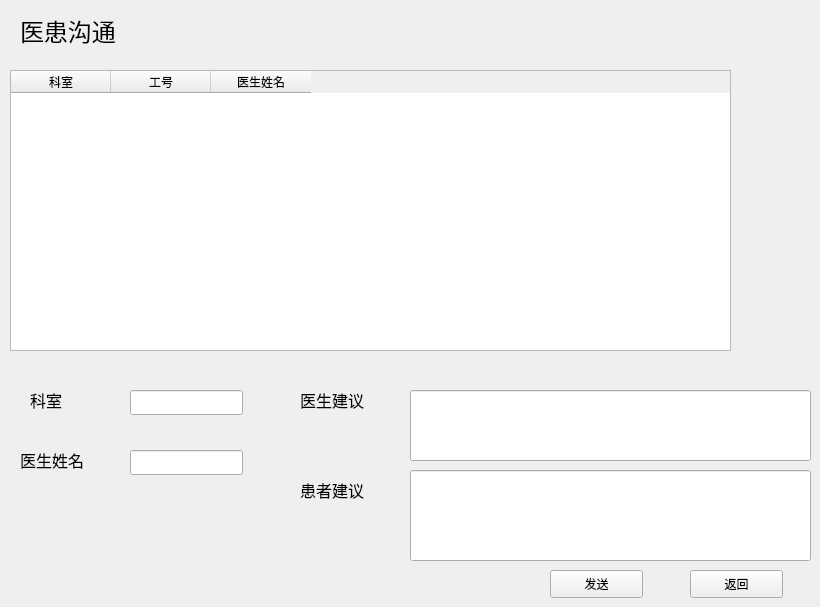
        <widget class="QWidget" name="page_com">
         <widget class="QLabel" name="label_com">
          <property name="geometry">
           <rect>
            <x>20</x>
            <y>10</y>
            <width>131</width>
            <height>41</height>
           </rect>
          </property>
          <property name="text">
           <string>&lt;html&gt;&lt;head/&gt;&lt;body&gt;&lt;p&gt;&lt;span style=&quot; font-size:18pt;&quot;&gt;医患沟通&lt;/span&gt;&lt;/p&gt;&lt;/body&gt;&lt;/html&gt;</string>
          </property>
         </widget>
         <widget class="QTableWidget" name="tableWidget_com">
          <property name="geometry">
           <rect>
            <x>10</x>
            <y>70</y>
            <width>721</width>
            <height>281</height>
           </rect>
          </property>
          <column>
           <property name="text">
            <string>科室</string>
           </property>
          </column>
          <column>
           <property name="text">
            <string>工号</string>
           </property>
          </column>
          <column>
           <property name="text">
            <string>医生姓名</string>
           </property>
          </column>
         </widget>
         <widget class="QLabel" name="label_office">
          <property name="geometry">
           <rect>
            <x>30</x>
            <y>380</y>
            <width>69</width>
            <height>41</height>
           </rect>
          </property>
          <property name="text">
           <string>&lt;html&gt;&lt;head/&gt;&lt;body&gt;&lt;p&gt;&lt;span style=&quot; font-size:12pt;&quot;&gt;科室&lt;/span&gt;&lt;/p&gt;&lt;/body&gt;&lt;/html&gt;</string>
          </property>
         </widget>
         <widget class="QLabel" name="label_dname">
          <property name="geometry">
           <rect>
            <x>20</x>
            <y>430</y>
            <width>101</width>
            <height>61</height>
           </rect>
          </property>
          <property name="text">
           <string>&lt;html&gt;&lt;head/&gt;&lt;body&gt;&lt;p&gt;&lt;span style=&quot; font-size:12pt;&quot;&gt;医生姓名&lt;/span&gt;&lt;/p&gt;&lt;/body&gt;&lt;/html&gt;</string>
          </property>
         </widget>
         <widget class="QLineEdit" name="lineEdit_office">
          <property name="geometry">
           <rect>
            <x>130</x>
            <y>390</y>
            <width>113</width>
            <height>25</height>
           </rect>
          </property>
         </widget>
         <widget class="QLineEdit" name="lineEdit_dname">
          <property name="geometry">
           <rect>
            <x>130</x>
            <y>450</y>
            <width>113</width>
            <height>25</height>
           </rect>
          </property>
         </widget>
         <widget class="QLabel" name="label_dsuggest">
          <property name="geometry">
           <rect>
            <x>300</x>
            <y>380</y>
            <width>81</width>
            <height>41</height>
           </rect>
          </property>
          <property name="text">
           <string>&lt;html&gt;&lt;head/&gt;&lt;body&gt;&lt;p&gt;&lt;span style=&quot; font-size:12pt;&quot;&gt;医生建议&lt;/span&gt;&lt;/p&gt;&lt;/body&gt;&lt;/html&gt;</string>
          </property>
         </widget>
         <widget class="QLineEdit" name="lineEdit_dsuggest">
          <property name="geometry">
           <rect>
            <x>410</x>
            <y>390</y>
            <width>401</width>
            <height>71</height>
           </rect>
          </property>
         </widget>
         <widget class="QLabel" name="label_psuggest">
          <property name="geometry">
           <rect>
            <x>300</x>
            <y>470</y>
            <width>91</width>
            <height>41</height>
           </rect>
          </property>
          <property name="text">
           <string>&lt;html&gt;&lt;head/&gt;&lt;body&gt;&lt;p&gt;&lt;span style=&quot; font-size:12pt;&quot;&gt;患者建议&lt;/span&gt;&lt;/p&gt;&lt;/body&gt;&lt;/html&gt;</string>
          </property>
         </widget>
         <widget class="QLineEdit" name="lineEdit_psuggest">
          <property name="geometry">
           <rect>
            <x>410</x>
            <y>470</y>
            <width>401</width>
            <height>91</height>
           </rect>
          </property>
         </widget>
         <widget class="QPushButton" name="pushButton_send">
          <property name="geometry">
           <rect>
            <x>550</x>
            <y>570</y>
            <width>93</width>
            <height>28</height>
           </rect>
          </property>
          <property name="text">
           <string>发送</string>
          </property>
         </widget>
         <widget class="QPushButton" name="pushButton_com_back">
          <property name="geometry">
           <rect>
            <x>690</x>
            <y>570</y>
            <width>93</width>
            <height>28</height>
           </rect>
          </property>
          <property name="text">
           <string>返回</string>
          </property>
         </widget>
        </widget>
